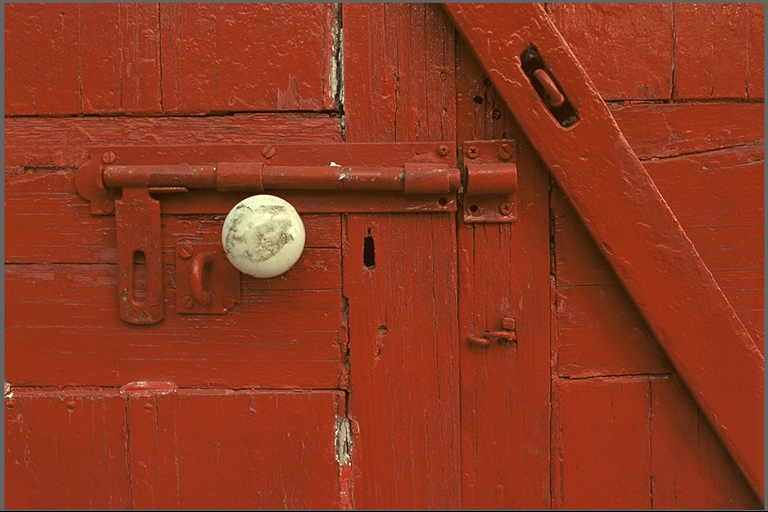
#> input picture kodak-dataset/kodim02.png, 768 x 512 px, found by its file name; its folder holds 5 pictures in this run
$ python analyze_yuv_dwt_distribution.py
#> lines starting #> are read from the running program, lines starting #| are printed output that depends on the picture
import numpy as np
import pywt
import matplotlib.pyplot as plt
from PIL import Image
import os

# Configuration
IMAGEID = "kodim02"
LEVELS = 2
WAVELET = "db4"
OUTPUT_DIR = "results/dwt_split_yuv_channels/analysis"

def rgb_to_yuv(rgb_img):
    """Convert RGB image to YUV color space (BT.601)"""
    rgb = np.array(rgb_img, dtype=np.float32)

    mat = np.array([
        [0.299, 0.587, 0.114],
        [-0.168736, -0.331264, 0.5],
        [0.5, -0.418688, -0.081312]
    ])

    yuv = np.dot(rgb, mat.T)
    yuv[:, :, 1:] += 128.0

    return yuv

def analyze_channel_distribution(channel_data, channel_name):
    """Analyze and return statistics for a single channel"""
    stats = {
        'mean': np.mean(channel_data),
        'std': np.std(channel_data),
        'min': np.min(channel_data),
        'max': np.max(channel_data),
        'range': np.max(channel_data) - np.min(channel_data),
        'median': np.median(channel_data),
        'q25': np.percentile(channel_data, 25),
        'q75': np.percentile(channel_data, 75)
    }

    print(f"\n{channel_name} Channel Statistics:")
    print(f"  Mean:   {stats['mean']:.2f}")
    print(f"  Std:    {stats['std']:.2f}")
    print(f"  Min:    {stats['min']:.2f}")
    print(f"  Max:    {stats['max']:.2f}")
    print(f"  Range:  {stats['range']:.2f}")
    print(f"  Median: {stats['median']:.2f}")
    print(f"  Q25:    {stats['q25']:.2f}")
    print(f"  Q75:    {stats['q75']:.2f}")

    return stats

def analyze_dwt_coeffs(coeffs, channel_name, threshold_factor=1.5):
    """Analyze DWT coefficient distributions"""
    print(f"\n{'='*70}")
    print(f"{channel_name} Channel - DWT Coefficient Analysis")
    print(f"{'='*70}")

    # LL band
    ll_coeffs = coeffs[0]
    print(f"\nLL Band ({ll_coeffs.shape}):")
    print(f"  Mean: {np.mean(ll_coeffs):.2f}")
    print(f"  Std:  {np.std(ll_coeffs):.2f}")
    print(f"  Min:  {np.min(ll_coeffs):.2f}")
    print(f"  Max:  {np.max(ll_coeffs):.2f}")

    # Threshold analysis for LL
    threshold = threshold_factor * np.std(ll_coeffs)
    above_threshold = np.sum(np.abs(ll_coeffs - np.mean(ll_coeffs)) > threshold)
    sparsity_pct = 100.0 * above_threshold / ll_coeffs.size
    print(f"  Threshold (mean-centered): {threshold:.2f}")
    print(f"  Above threshold: {above_threshold}/{ll_coeffs.size} ({sparsity_pct:.1f}%)")

    band_stats = {'LL': {
        'shape': ll_coeffs.shape,
        'mean': np.mean(ll_coeffs),
        'std': np.std(ll_coeffs),
        'min': np.min(ll_coeffs),
        'max': np.max(ll_coeffs),
        'sparsity': sparsity_pct,
        'coeffs': ll_coeffs.flatten()
    }}

    # HF bands
    for level_idx, (cH, cV, cD) in enumerate(coeffs[1:], start=1):
        print(f"\nLevel {level_idx} HF Bands:")

        for band_name, band_coeffs in [('cH', cH), ('cV', cV), ('cD', cD)]:
            threshold = threshold_factor * np.std(band_coeffs)
            sparse_mask = np.abs(band_coeffs) > threshold
            num_sparse = np.sum(sparse_mask)
            sparsity_pct = 100.0 * num_sparse / band_coeffs.size

            print(f"  {band_name} ({band_coeffs.shape}):")
            print(f"    Mean: {np.mean(band_coeffs):.2f}")
            print(f"    Std:  {np.std(band_coeffs):.2f}")
            print(f"    Min:  {np.min(band_coeffs):.2f}")
            print(f"    Max:  {np.max(band_coeffs):.2f}")
            print(f"    Threshold: {threshold:.2f}")
            print(f"    Sparse coeffs: {num_sparse}/{band_coeffs.size} ({sparsity_pct:.1f}%)")

            band_full_name = f"{band_name}_L{level_idx}"
            band_stats[band_full_name] = {
                'shape': band_coeffs.shape,
                'mean': np.mean(band_coeffs),
                'std': np.std(band_coeffs),
                'min': np.min(band_coeffs),
                'max': np.max(band_coeffs),
                'sparsity': sparsity_pct,
                'num_sparse': num_sparse,
                'coeffs': band_coeffs.flatten()
            }

    return band_stats

def plot_distributions(y_stats, u_stats, v_stats, output_dir):
    """Create distribution plots for all channels and bands"""
    os.makedirs(output_dir, exist_ok=True)

    # Create a comprehensive combined figure
    fig = plt.figure(figsize=(20, 9))
    gs = fig.add_gridspec(3, 3, hspace=0.3, wspace=0.3)

    # Row 1: LL band distributions for Y, U, V
    for idx, (channel_name, stats) in enumerate([('Y', y_stats), ('U', u_stats), ('V', v_stats)]):
        ax = fig.add_subplot(gs[0, idx])
        channel_coeffs = stats['LL']['coeffs']
        ax.hist(channel_coeffs, bins=100, alpha=0.7, edgecolor='black', color=f'C{idx}')
        ax.set_title(f'{channel_name} Channel (LL Band)', fontweight='bold', fontsize=13)
        ax.grid(True, alpha=0.3)

        # Add statistics and threshold
        mean_val = stats['LL']['mean']
        std_val = stats['LL']['std']
        threshold = 1.5 * std_val

        # Mark threshold lines (mean-centered for LL band)
        ax.axvline(mean_val + threshold, color='red', linestyle='--', linewidth=2,
                   alpha=0.7, label=f'Threshold (±{threshold:.2f})')
        ax.axvline(mean_val - threshold, color='red', linestyle='--', linewidth=2, alpha=0.7)
        ax.axvline(mean_val, color='green', linestyle=':', linewidth=1.5, alpha=0.6, label=f'Mean ({mean_val:.2f})')

        ax.legend(loc='upper right', fontsize=9, framealpha=0.9)

        ax.text(0.02, 0.98, f'μ = {mean_val:.2f}\nσ = {std_val:.2f}\nThreshold = 1.5σ',
                transform=ax.transAxes, verticalalignment='top', fontsize=10,
                bbox=dict(boxstyle='round', facecolor='white', alpha=0.9, edgecolor='gray'))

    # Row 2-3: Selected HF bands (cH_L1, cV_L1, cD_L1 for L1 and L2)
    hf_bands_to_plot = ['cH_L1', 'cV_L1', 'cD_L1', 'cH_L2', 'cV_L2', 'cD_L2']

    for band_idx, band_name in enumerate(hf_bands_to_plot):
        row = 1 + band_idx // 3
        col = band_idx % 3

        if band_name not in y_stats:
            continue

        ax = fig.add_subplot(gs[row, col])

        # Plot all three channels overlaid
        for channel_name, stats, color in [('Y', y_stats, 'C0'), ('U', u_stats, 'C1'), ('V', v_stats, 'C2')]:
            if band_name in stats:
                coeffs = stats[band_name]['coeffs']
                ax.hist(coeffs, bins=80, alpha=0.4, label=channel_name, color=color, edgecolor='black')

        ax.set_title(f'{band_name} Coefficients', fontweight='bold', fontsize=13)
        ax.grid(True, alpha=0.3)

        # Add threshold lines (zero-centered for HF bands)
        thresholds = []
        for channel_name, stats, color in [('Y', y_stats, 'C0'), ('U', u_stats, 'C1'), ('V', v_stats, 'C2')]:
            if band_name in stats:
                threshold = 1.5 * stats[band_name]['std']
                thresholds.append(threshold)

        if thresholds:
            max_threshold = max(thresholds)
            ax.axvline(max_threshold, color='red', linestyle='--', linewidth=2,
                      alpha=0.7, label=f'Threshold (±{max_threshold:.2f})')
            ax.axvline(-max_threshold, color='red', linestyle='--', linewidth=2, alpha=0.7)

        ax.axvline(0, color='green', linestyle=':', linewidth=1.5, alpha=0.6, label='Zero')
        ax.legend(loc='upper right', fontsize=9, framealpha=0.9)

    # Add overall title
    fig.suptitle('YUV DWT Coefficient Analysis - Complete Overview', fontsize=16, fontweight='bold', y=0.995)

    # Save combined figure
    combined_path = os.path.join(output_dir, 'combined_distribution_analysis.png')
    plt.savefig(combined_path, dpi=150, bbox_inches='tight')
    print(f"\nSaved combined analysis: {combined_path}")
    plt.close()

def main():
    # Load image
    img_path = f"kodak-dataset/{IMAGEID}.png"
    img_rgb = Image.open(img_path)
#> img_rgb is the input picture: PIL image 768x512 RGB; mean R, G, B 142.9, 56.4, 31.2
    print(f"Loaded image: {img_path}")
    print(f"Size: {img_rgb.size}")
#| Size: (768, 512)

    # Convert to YUV
    img_yuv = rgb_to_yuv(img_rgb)
    y_channel = img_yuv[:, :, 0]
    u_channel = img_yuv[:, :, 1]
    v_channel = img_yuv[:, :, 2]
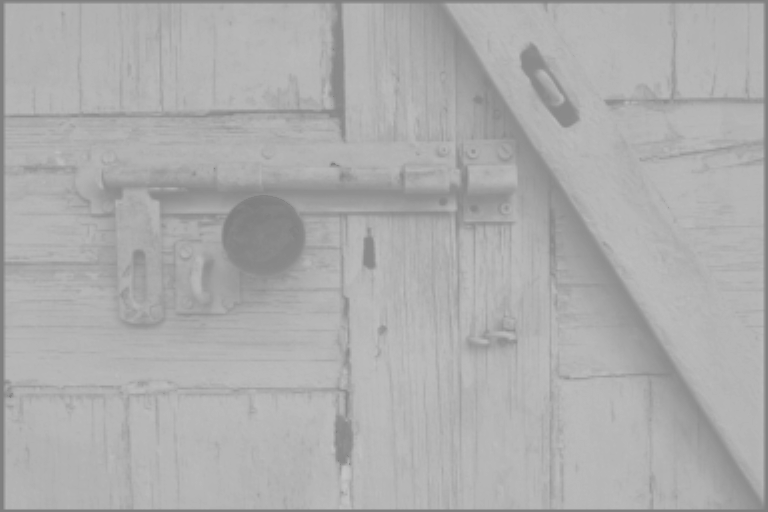
#> v_channel: shape (512, 768) float64; min 126.2, max 198.2, mean 173.3

    # Analyze original channel distributions
    print("\n" + "="*70)
    print("ORIGINAL CHANNEL ANALYSIS")
    print("="*70)

    y_channel_stats = analyze_channel_distribution(y_channel, 'Y')
#> in analyze_channel_distribution, `stats = { 'mean': np.mean(channel_data), 'std': np.std(channel_data), ..`: stats = {'mean': 79.36, 'std': 20.58, 'min': 0, 'max': 254.9, 'range': 254.9, 'median': 78.53, 'q25': 74.51, 'q75': 82.9}
#|   Mean:   79.36
#|   Std:    20.58
#|   Min:    0.00
#|   Max:    254.89
#|   Range:  254.89
#|   Median: 78.53
#|   Q25:    74.51
#|   Q75:    82.90
#> y_channel_stats has the same summary as stats in analyze_channel_distribution
    u_channel_stats = analyze_channel_distribution(u_channel, 'U')
#|   Mean:   100.83
#|   Std:    5.70
#|   Min:    89.63
#|   Max:    128.01
#|   Range:  38.37
#|   Median: 99.13
#|   Q25:    97.46
#|   Q75:    102.67
#> u_channel_stats = {'mean': 100.8, 'std': 5.7, 'min': 89.63, 'max': 128, 'range': 38.37, 'median': 99.13, 'q25': 97.46, 'q75': 102.7}
    v_channel_stats = analyze_channel_distribution(v_channel, 'V')
#|   Mean:   173.29
#|   Std:    12.50
#|   Min:    126.24
#|   Max:    198.20
#|   Range:  71.96
#|   Median: 178.52
#|   Q25:    170.53
#|   Q75:    181.11
#> v_channel_stats = {'mean': 173.3, 'std': 12.5, 'min': 126.2, 'max': 198.2, 'range': 71.96, 'median': 178.5, 'q25': 170.5, 'q75': 181.1}

    # Perform DWT
    print(f"\nPerforming {LEVELS}-level DWT with {WAVELET} wavelet...")
    y_coeffs = pywt.wavedec2(y_channel, WAVELET, level=LEVELS)
#> y_coeffs = 3 items
    u_coeffs = pywt.wavedec2(u_channel, WAVELET, level=LEVELS)
#> u_coeffs = 3 items
    v_coeffs = pywt.wavedec2(v_channel, WAVELET, level=LEVELS)
#> v_coeffs = 3 items

    # Analyze DWT coefficients
    y_dwt_stats = analyze_dwt_coeffs(y_coeffs, 'Y')
#> in analyze_dwt_coeffs, `ll_coeffs = coeffs[0]`:
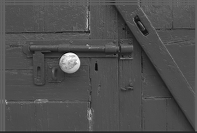
#> ll_coeffs: shape (133, 197) float64; min 4.38, max 1019.7, mean 319.6; drawn with min black and max white
#| LL Band ((133, 197)):
#|   Mean: 319.58
#|   Std:  75.49
#|   Min:  4.38
#|   Max:  1019.69
#> in analyze_dwt_coeffs, `threshold = threshold_factor * np.std(ll_coeffs)`: threshold = 113.2
#> in analyze_dwt_coeffs, `above_threshold = np.sum(np.abs(ll_coeffs - np.mean(ll_coeffs)) > thre..`: above_threshold = 2065
#> in analyze_dwt_coeffs, `sparsity_pct = 100.0 * above_threshold / ll_coeffs.size`: sparsity_pct = 7.88
#|   Threshold (mean-centered): 113.23
#|   Above threshold: 2065/26201 (7.9%)
#> the loop in analyze_dwt_coeffs, `for level_idx, (cH, cV, cD) in enumerate(coeffs[1:], start=1):` made 2 passes
#> level_idx on passes 1 to 2: 1, 2
#> (printed output is left out)
#> after the loop in analyze_dwt_coeffs, `for level_idx, (cH, cV, cD) in enumerate(coeffs[1:], start=1):`:
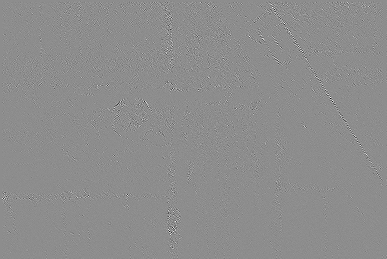
#> band_coeffs: shape (259, 387) float64; min -61.41, max 49.41, mean 0; drawn with min black and max white
#> after the loop in analyze_dwt_coeffs, `for level_idx, (cH, cV, cD) in enumerate(coeffs[1:], start=1):`: band_stats = 7 items
#> y_dwt_stats = 7 items
    u_dwt_stats = analyze_dwt_coeffs(u_coeffs, 'U')
#> call 2 of analyze_dwt_coeffs, with channel_name = 'U', threshold_factor = 1.5
#> in analyze_dwt_coeffs (call 2), `ll_coeffs = coeffs[0]`:
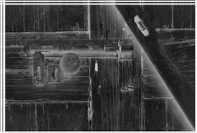
#> ll_coeffs: shape (133, 197) float64; min 365.5, max 520.7, mean 408; drawn with min black and max white
#| LL Band ((133, 197)):
#|   Mean: 408.02
#|   Std:  29.63
#|   Min:  365.50
#|   Max:  520.66
#> in analyze_dwt_coeffs (call 2), `threshold = threshold_factor * np.std(ll_coeffs)`: threshold = 44.44
#> in analyze_dwt_coeffs (call 2), `above_threshold = np.sum(np.abs(ll_coeffs - np.mean(ll_coeffs)) > thre..`: above_threshold = 2208
#> in analyze_dwt_coeffs (call 2), `sparsity_pct = 100.0 * above_threshold / ll_coeffs.size`: sparsity_pct = 8.43
#|   Threshold (mean-centered): 44.44
#|   Above threshold: 2208/26201 (8.4%)
#> the loop in analyze_dwt_coeffs (call 2), `for level_idx, (cH, cV, cD) in enumerate(coeffs[1:], start=1):` made 2 passes
#> (printed output is left out)
#> after the loop in analyze_dwt_coeffs (call 2), `for level_idx, (cH, cV, cD) in enumerate(coeffs[1:], start=1):`:
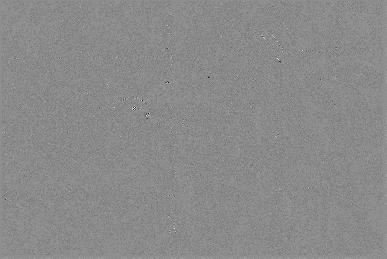
#> band_coeffs: shape (259, 387) float64; min -6.53, max 5.12, mean -0.186; drawn with min black and max white
#> u_dwt_stats = 7 items
    v_dwt_stats = analyze_dwt_coeffs(v_coeffs, 'V')
#> call 3 of analyze_dwt_coeffs, with channel_name = 'V', threshold_factor = 1.5
#> in analyze_dwt_coeffs (call 3), `ll_coeffs = coeffs[0]`:
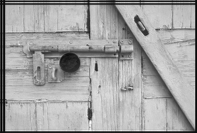
#> ll_coeffs: shape (133, 197) float64; min 495.5, max 790.7, mean 685.4; drawn with min black and max white
#| LL Band ((133, 197)):
#|   Mean: 685.37
#|   Std:  58.47
#|   Min:  495.54
#|   Max:  790.74
#> in analyze_dwt_coeffs (call 3), `threshold = threshold_factor * np.std(ll_coeffs)`: threshold = 87.71
#> in analyze_dwt_coeffs (call 3), `above_threshold = np.sum(np.abs(ll_coeffs - np.mean(ll_coeffs)) > thre..`: above_threshold = 3135
#> in analyze_dwt_coeffs (call 3), `sparsity_pct = 100.0 * above_threshold / ll_coeffs.size`: sparsity_pct = 11.97
#|   Threshold (mean-centered): 87.71
#|   Above threshold: 3135/26201 (12.0%)
#> the loop in analyze_dwt_coeffs (call 3), `for level_idx, (cH, cV, cD) in enumerate(coeffs[1:], start=1):` made 2 passes
#> (printed output is left out)
#> v_dwt_stats = 7 items

    # Create visualizations
    print(f"\n{'='*70}")
    print("GENERATING VISUALIZATIONS")
    print(f"{'='*70}")

    plot_distributions(y_dwt_stats, u_dwt_stats, v_dwt_stats, OUTPUT_DIR)
#> the loop in plot_distributions, `for idx, (channel_name, stats) in enumerate([('Y', y_stats), ('U', u_s..` made 3 passes
#> (channel_name, mean_val, std_val, threshold) on passes 1 to 3: ('Y', 319.6, 75.49, 113.2), ('U', 408, 29.63, 44.44), ('V', 685.4, 58.47, 87.71)
#> in plot_distributions, `plt.savefig(combined_path, dpi=150, bbox_inches='tight')`:
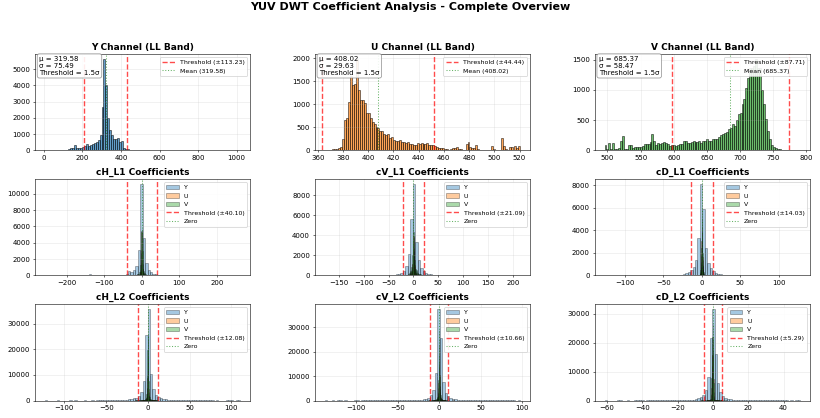
#> figure drawn by matplotlib, 9 panels; panel 1: tallest bar 5646 high, from x = 309 to 319.1; panel 2: tallest bar 1990 high, from x = 390.3 to 391.9; panel 3: tallest bar 1520 high, from x = 722.8 to 725.8; panel 4: tallest bar 11233 high, from x = -4.15 to 2.37

    print(f"\n{'='*70}")
    print("ANALYSIS COMPLETE")
    print(f"{'='*70}")
    print(f"\nKey Insights:")
    print(f"  Y channel has higher variation (std={y_channel_stats['std']:.2f})")
#|   Y channel has higher variation (std=20.58)
    print(f"  U channel has low variation (std={u_channel_stats['std']:.2f})")
#|   U channel has low variation (std=5.70)
    print(f"  V channel has low variation (std={v_channel_stats['std']:.2f})")
#|   V channel has low variation (std=12.50)
    print(f"\n  This explains why U/V need lower thresholds for effective compression!")
    print(f"  Output saved to: {OUTPUT_DIR}")

if __name__ == "__main__":
    main()
